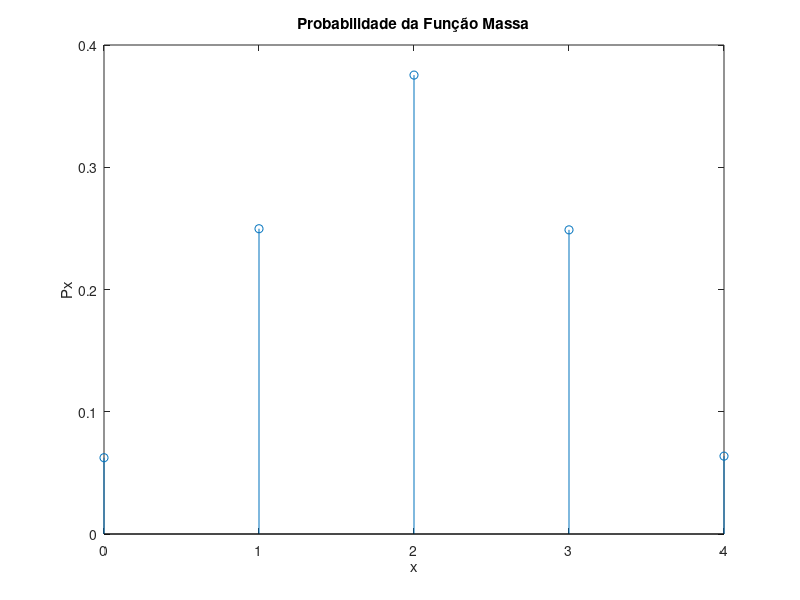

Here is the MATLAB script that generated this plot: (Note: this script raises an error after producing the figure.)
%Métodos Probabilísticos para Engenharia Informática
%Flávia Figueiredo // nºMec: 88887 // LEI

%Clear
clear all;
close all;
clc;
%%%%%%%%%%%%%%%%%%%%%%%%%%%%%%%%%%%%%%%%%%%%%%%%%%%%%%%%%%%%%
%3.a)

X=0:4;

%{ Cálculo Analítico
Px=power(1/2,4);
p0= Px * 1;
p1= Px * 4;
p2= Px * 6;
p3= Px * 4;
p4= Px * 1;

Prob=[p0,p1,p2,p3,p4];

stem(X,Prob)
%}

%%Simulação

N=10^5;
ProbMoeda=0.5;
C=rand(4,N) < ProbMoeda;

r0 = sum(C) == 0;
r1 = sum(C) == 1;
r2 = sum(C) == 2;
r3 = sum(C) == 3;
r4 = sum(C) == 4;
p0= sum(r0)/N;
p1= sum(r1)/N;
p2= sum(r2)/N;
p3= sum(r3)/N;
p4= sum(r4)/N;

Prob=[p0,p1,p2,p3,p4]; %Px

stem(X, Prob);

ylabel('Px')
xlabel('x')
title('Probabilidade da Função Massa');

%%%%%%%%%%%%%%%%%%%%%%%%%%%%%%%%%%%%%%%%%%%%%%%%%%%%%%%%%%%%%
%3.b)
Ex = sum(X.*Prob);
Y = power(X,2);
Ex2 = sum(Y.*Prob);
Var = Ex2 - power(Ex,2); %% Variância
DP = sqrt(Var);          %% Desvio Padrão


%%%%%%%%%%%%%%%%%%%%%%%%%%%%%%%%%%%%%%%%%%%%%%%%%%%%%%%%%%%%%
%3.c)
%{ O tipo de distribuição mais adequado é Binomial,
%onde X é o número de vezes que ocorre o acontecimento A
%em n experiências
%Expressão:
%Px(k) = ( Combinações de n k a k ) * p^k * (1-p)^(n-k);
%}

%%%%%%%%%%%%%%%%%%%%%%%%%%%%%%%%%%%%%%%%%%%%%%%%%%%%%%%%%%%%%
%3.d)

p=[0,0,0,0,0];

for k=0:4 
  c = combnk(4,k);
  p(k+1) = c*power(0.5,k)*power(0.5,4-k);
endfor

%%%%%%%%%%%%%%%%%%%%%%%%%%%%%%%%%%%%%%%%%%%%%%%%%%%%%%%%%%%%%
%3.e)
%i)
pmoeda=0.5;
%Prob=pmoeda^4 + combnk(4,1) * pmoeda * (1-pmoeda)^3;
%Prob2coroasOumais= 1-Prob;

Prob2coroasOumais=sum(Prob(3:5)); %p2+p3+p4



%ii)
  %Na alinea i) foi calculada a probabilidade de sair até 1 coroa
  %e foi armazenada na variável Prob
  %Prob=pmoeda^4 + combnk(4,1) * pmoeda * (1-pmoeda)^3;
  
  %Prob=sum(Prob(1:2)); --- p0+p1
  
%iii)
%ProbSairentre1e3 = (combnk(4,1) * pmoeda * (1-pmoeda)^3 ) + combnk(4,2) * pmoeda^2 * (1-pmoeda)^2 + combnk(4,3) * pmoeda^3 * (1-pmoeda);

ProbSairentre1e3 = sum(Prob(2:4)); %p1+p2+p3 